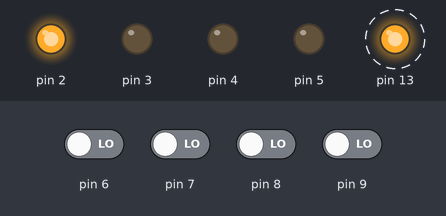
A sketch run on a simulated Arduino Uno, built with avr-gcc and run on an emulated ATmega328P. On the bench: output pins drawn as LEDs (lit = HIGH). Dashed ring = blinking. The inputs (shaded band) are chosen by the test bench; at power-on: pin 6–9 LOW.

Above: at 3.8 s.
3.9 s: pin 6 driven HIGH
At 5.8 s:
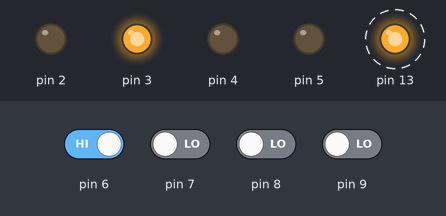
7.5 s: pin 7 driven HIGH
At 9.9 s:
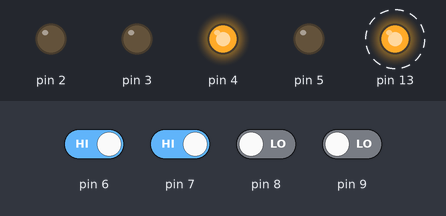
11.5 s: pin 8 driven HIGH
At 13.9 s:
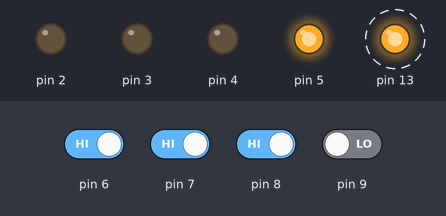
15.5 s: pin 6 driven LOW
At 17.9 s:
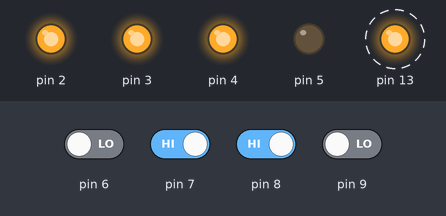
19.5 s: pin 9 driven HIGH
At 21.9 s:
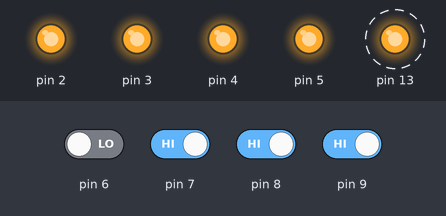
23.5 s: pin 7 driven LOW
At 25.9 s:
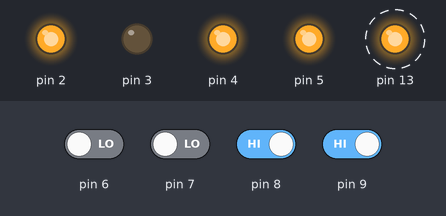
Timing chart, 0 to 28.5 s (numbered marks = the images above; inputs shaded):
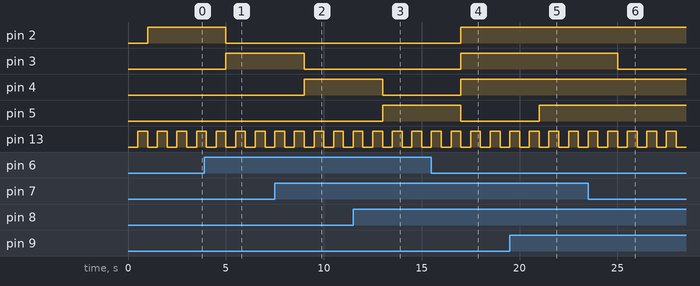

Measured:
- after the input at 3.9 s, pin 2: HIGH → LOW after 1.1 s; pin 3: LOW → HIGH after 1.1 s
- after the input at 7.5 s, pin 3: HIGH → LOW after 1.5 s; pin 4: LOW → HIGH after 1.5 s
- after the input at 11.5 s, pin 4: HIGH → LOW after 1.5 s; pin 5: LOW → HIGH after 1.5 s
- after the input at 15.5 s, pin 2–4: LOW → HIGH after 1.5 s; pin 5: HIGH → LOW after 1.5 s
- after the input at 19.5 s, pin 5: LOW → HIGH after 1.5 s
- after the input at 23.5 s, pin 3: HIGH → LOW after 1.5 s
- by itself, pin 13: alternates HIGH for 0.50 s and LOW for 0.50 s

The sketch:

program_5.ino
```cpp
// Decade Counter dtarting from WXYZ with a delay of 500ms
int W=0;
int X=0;
int Y=0;
int Z=0;
void setup()
{
  pinMode(2, OUTPUT);
  pinMode(3, OUTPUT);
  pinMode(4, OUTPUT);
  pinMode(5, OUTPUT);
  pinMode(6, INPUT);
  pinMode(7, INPUT);
  pinMode(8, INPUT);
  pinMode(9, INPUT);
  pinMode(13, OUTPUT);
}

void loop()
{
  int D=(X&&Y&&Z)||(W&&!Z);
  int C=(!X&&Y&&Z)||(X&&!Y)||(X&&!Z);
  int B=(!W&&!Y&&Z)||(Y&&!Z);
  int A=!Z;
  digitalWrite(13, LOW);
  delay(500);
  digitalWrite(13, HIGH);
  delay(500);
  digitalWrite(2, A);
  digitalWrite(3, B);
  digitalWrite(4, C);
  digitalWrite(5, D);

  W = digitalRead(9);
  X = digitalRead(8);
  Y = digitalRead(7);
  Z = digitalRead(6);

}
```
